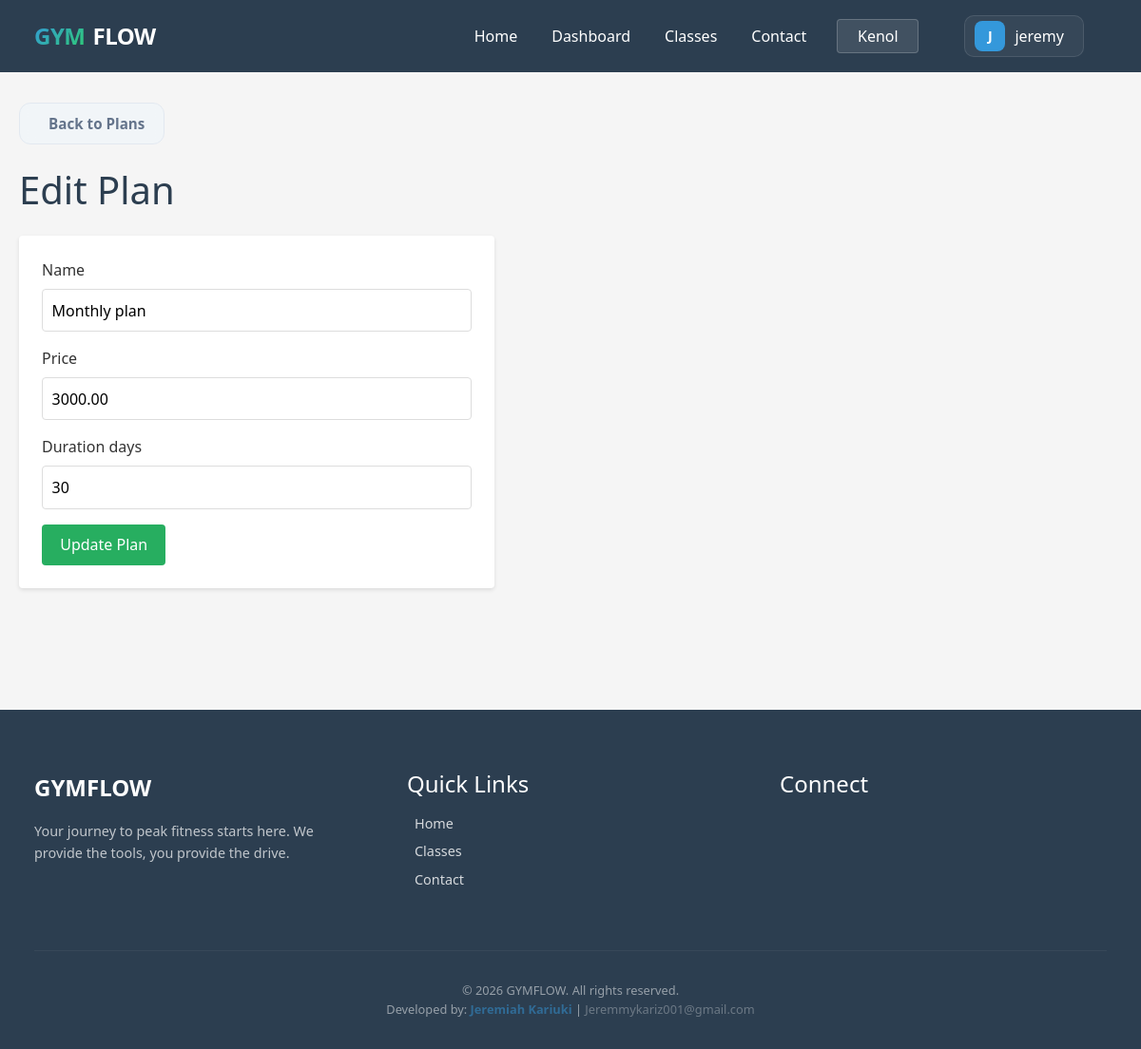
Screenshot of /plans/2/edit/ (signed in) with the database file from the repository.
### base/gym/models.py (models this page shows, shortened)
class Branch(models.Model):
    name = models.CharField(max_length=100)
    address = models.TextField()
    phone = models.CharField(max_length=20)
    email = models.EmailField()
    manager_name = models.CharField(max_length=100)
    logo = models.ImageField(upload_to='branch_logos/', blank=True, null=True)
    logo_url = models.URLField(blank=True, null=True)
    created_at = models.DateTimeField(auto_now_add=True)

class MembershipPlan(models.Model):
    name = models.CharField(max_length=60)
    price = models.DecimalField(max_digits=10, decimal_places=2)
    duration_days = models.PositiveIntegerField()

### base/gym/decorators.py (the view)
    def wrapper(request, *args, **kwargs):
        if not request.user.is_authenticated:
            return redirect("login")
        if not request.user.is_staff:
            return redirect("login_redirect")
        return view_func(request, *args, **kwargs)

### base/gym/forms.py
class PlanForm(forms.ModelForm):
    class Meta:
        model = MembershipPlan
        fields = ["name", "price", "duration_days"]

### base/gym/context_processors.py (called while the page is built)
def branch_context(request):
    active_branch_id = request.session.get('active_branch_id')
    active_branch = None
    if active_branch_id:
        try:
            active_branch = Branch.objects.get(id=active_branch_id)
        except Branch.DoesNotExist:
            pass
    return {
        'all_branches': Branch.objects.all(),
        'active_branch': active_branch,
    }

### base/gym/views/plans.py (called while the page is built)
@admin_required
def plan_edit(request, pk):
    plan = get_object_or_404(MembershipPlan, pk=pk)
    if request.method == "POST":
        form = PlanForm(request.POST, instance=plan)
        if form.is_valid():
            form.save()
            messages.success(request, "Membership Plan updated successfully.")
            return redirect("plan_list")
    else:
        form = PlanForm(instance=plan)
    return render(request, "gym/plan_form.html", {"form": form})

### base/templates/gym/plan_form.html (shortened to what this page needs)
{% extends 'gym/base.html' %}
{% block content %}
<a href="{% url 'plan_list' %}" class="back-link">
     Back to Plans
</a>
<h1>{% if form.instance.id %}Edit Plan{% else %}Add New Plan{% endif %}</h1>
<form method="post">
    <div class="form-group">
        <label for="{{ form.name.id_for_label }}">{{ form.name.label }}</label>
        {{ form.name }}
    </div>
    <div class="form-group">
        <label for="{{ form.price.id_for_label }}">{{ form.price.label }}</label>
        {{ form.price }}
    </div>
    <div class="form-group">
        <label for="{{ form.duration_days.id_for_label }}">{{ form.duration_days.label }}</label>
        {{ form.duration_days }}
    </div>
    <button type="submit" class="btn btn-success">
        {% if form.instance.id %}Update Plan{% else %}Save Plan{% endif %}
    </button>
</form>
{% endblock %}

### base/templates/gym/base.html (shortened to what this page needs)
{% load static %}
<!DOCTYPE html>
<html lang="en">
<head>
    <link href="https://cdn.jsdelivr.net/npm/bootstrap@5.3.0/dist/css/bootstrap.min.css" rel="stylesheet">
    <link rel="stylesheet" href="{% static 'gym/css/main.css' %}?v=1.1">
</head>
<body class="{% block body_class %}{% endblock %}">
    <nav>
        <div class="container nav-container">
            <div class="brand">
                <span class="brand-gym">GYM</span>
                <span class="brand-flow">FLOW</span>
            </div>
            <div class="nav-links">
                <a href="{% url 'home' %}" class="{% if request.resolver_match.url_name == 'home' %}active{% endif %}">
                     Home
                </a>
                {% if user.is_authenticated %}
                <a href="{% url 'portal_dashboard' %}"
                    class="{% if request.resolver_match.url_name == 'portal_dashboard' %}active{% endif %}">
                     Dashboard
                </a>
                {% endif %}
                <a href="{% url 'class_schedule' %}"
                    class="{% if request.resolver_match.url_name == 'class_schedule' %}active{% endif %}">
                    Classes
                </a>
                <a href="{% url 'contact' %}"
                    class="{% if request.resolver_match.url_name == 'contact' %}active{% endif %}">
                     Contact
                </a>
                {% if user.is_authenticated %}
                {% if user.is_staff %}
                <div class="branch-selector">
                    <button class="branch-btn" onclick="this.nextElementSibling.classList.toggle('show')">
                        {% if active_branch %}{{ active_branch.name }}{% else %}{{
                        request.session.active_branch_name|default:"Overall" }}{% endif %}
                    </button>
                </div>
                {% endif %}
                {% with m_name=user.member_profile.full_name|default:user.username %}
                <div class="header-profile-dropdown">
                    <a href="javascript:void(0)" class="header-profile-link" id="profileTrigger">
                        <div class="avatar-nav">
                            {% if user.member_profile.profile_picture %}
                            <img src="{{ user.member_profile.profile_picture.url|default:user.member_profile.profile_picture }}"
                                alt="" class="avatar-img">
                            {% else %}
                            {{ m_name|slice:":1"|upper }}
                            {% endif %}
                        </div>
                        <span class="d-none d-lg-inline">{{ m_name }}</span>
                    </a>
                </div>
                {% endwith %}
                {% else %}
                <a href="{% url 'login' %}" class="btn btn-login">Login</a>
                {% endif %}
            </div>
        </div>
    </nav>
    <div class="container">
        {% block content %}{% endblock %}
    </div>
    <footer class="site-footer">
        <div class="container">
            <div class="footer-grid">
                <div>
                    <div class="footer-brand">GYMFLOW</div>
                    <p class="footer-tagline">Your journey to peak fitness starts
                        here. We provide the tools, you provide the drive.</p>
                </div>
                <div>
                    <h4 class="footer-heading">Quick Links</h4>
                    <ul class="footer-links">
                        <li>
                            <a href="{% url 'home' %}">
                                 Home
                            </a>
                        </li>
                        <li>
                            <a href="{% url 'class_schedule' %}">
                                 Classes
                            </a>
                        </li>
                        <li>
                            <a href="{% url 'contact' %}">
                                 Contact
                            </a>
                        </li>
                    </ul>
                </div>
                <div>
                    <h4 class="footer-heading">Connect</h4>
                </div>
            </div>
            <div class="footer-bottom">
                <div class="footer-copyright">
                    &copy; 2026 GYMFLOW. All rights reserved.
                </div>
                <div class="footer-developer">
                    Developed by: <span style="color: #3498db; font-weight: 600;">Jeremiah Kariuki</span> |
                    <a href="mailto:Jeremmykariz001@gmail.com"
                        style="color: rgba(255,255,255,0.6); text-decoration: none; transition: 0.3s;"
                        onmouseover="this.style.color='#3498db'" onmouseout="this.style.color='rgba(255,255,255,0.6)'">
                         Jeremmykariz001@gmail.com
                    </a>
                </div>
            </div>
        </div>
    </footer>
</body>
</html>

### static/gym/css/main.css (style rules this page uses)
* { margin: 0; padding: 0; box-sizing: border-box; }
body { font-family: 'Segoe UI', Tahoma, Geneva, Verdana, sans-serif; background-color: #f5f5f5; color: #333; }
nav { background-color: #2c3e50; color: white; padding: 1rem; margin-bottom: 2rem; }
nav a { color: white; text-decoration: none; margin-right: 1.5rem; font-weight: 500; }
.container { max-width: 1200px; margin: 0 auto; padding: 0 20px; }
.nav-container { display: flex; align-items: center; justify-content: space-between; }
.nav-links { display: flex; align-items: center; gap: 0.5rem; }
h1 { color: #2c3e50; margin-bottom: 1.5rem; }
.btn { display: inline-block; padding: 0.6rem 1.2rem; background-color: #3498db; color: white; text-decoration: none; border: none; border-radius: 4px; cursor: pointer; font-size: 1rem; transition: background-color 0.3s; }
.btn-success { background-color: #27ae60; }
form { background: white; padding: 1.5rem; border-radius: 4px; box-shadow: 0 2px 4px rgba(0, 0, 0, 0.1); max-width: 500px; }
.form-group { margin-bottom: 1rem; }
label { display: block; margin-bottom: 0.5rem; font-weight: 500; }
input, select, textarea { width: 100%; padding: 0.6rem; border: 1px solid #ddd; border-radius: 4px; font-size: 1rem; font-family: inherit; }
.back-link { display: inline-flex; align-items: center; gap: 10px; margin-bottom: 1.5rem; color: #64748b; text-decoration: none; font-size: 0.95rem; font-weight: 600; transition: all 0.3s cubic-bezier(0.4, 0, 0.2, 1); padding: 0.6rem 1.25rem; border-radius: 12px; background: rgba(241, 245, 249, 0.8); border: 1px solid #e2e8f0; backdrop-filter: blur(8px); }
.branch-selector { display: inline-block; margin-right: 1.5rem; position: relative; }
.branch-btn { background: rgba(255, 255, 255, 0.1); border: 1px solid rgba(255, 255, 255, 0.2); color: white; padding: 0.3rem 0.8rem; border-radius: 4px; display: flex; align-items: center; gap: 0.5rem; cursor: pointer; }
.brand { font-size: 1.5rem; font-weight: 800; letter-spacing: -0.5px; display: flex; align-items: center; gap: 0.5rem; }
.brand-gym { background: linear-gradient(135deg, #3498db, #2ecc71); background-clip: text; -webkit-background-clip: text; -webkit-text-fill-color: transparent; }
.brand-flow { color: #fff; }
.header-profile-dropdown { position: relative; margin-left: 1rem; }
.header-profile-link { display: flex; align-items: center; gap: 10px; padding: 5px 10px; border-radius: 10px; background: rgba(255, 255, 255, 0.05); border: 1px solid rgba(255, 255, 255, 0.1); transition: all 0.3s ease; }
.avatar-nav { width: 32px; height: 32px; background: #3498db; color: white; display: flex; align-items: center; justify-content: center; border-radius: 8px; font-weight: 700; font-size: 0.9rem; overflow: hidden; }
.site-footer { background: #2c3e50; color: white; padding: 4rem 1rem 2rem; margin-top: 8rem; }
.footer-grid { display: grid; grid-template-columns: repeat(auto-fit, minmax(200px, 1fr)); gap: 3rem; }
.footer-brand { font-size: 1.5rem; font-weight: 800; margin-bottom: 1rem; }
.footer-tagline { opacity: 0.7; font-size: 0.9rem; line-height: 1.6; }
.footer-heading { margin-bottom: 1rem; }
.footer-links { list-style: none; padding: 0; opacity: 0.8; font-size: 0.9rem; }
.footer-links li { margin-bottom: 0.5rem; }
.footer-links a { color: inherit; text-decoration: none; }
.footer-bottom { border-top: 1px solid rgba(255, 255, 255, 0.1); margin-top: 3rem; padding-top: 2rem; text-align: center; opacity: 0.5; font-size: 0.8rem; }

### rows the page displays
Branch: name "Kenol"
MembershipPlan: name "Monthly plan", price "3000.00", duration_days "30"

### other values shown
{{ m_name|slice:":1"|upper }} "J"
{{ m_name }} "jeremy"
